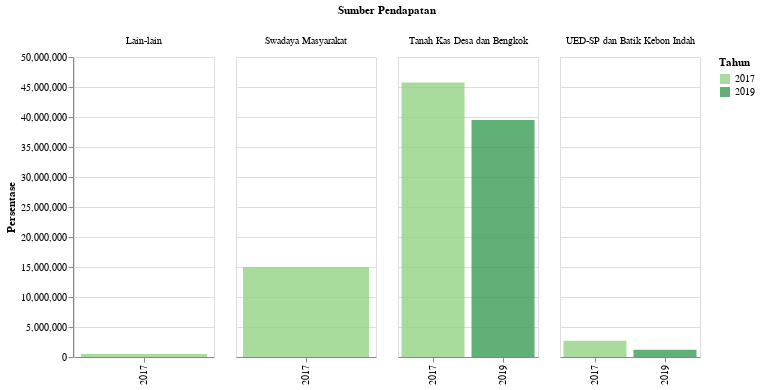

Notebook code for this chart:
### Markdown cell above
<h2>Sumber Pendapatan Asli Desa</h2>

### Code cell
df_1s = data2('Sumber Pendapatan Asli Desa')
df_1s = df_1s.dropna()
df_1s['Jumlah'] = 'Rp ' + round((df_1s['N'].astype(float)/1000000),1).astype(str) + ' Juta'
plot1s = plot_3(df_1s,'Persentase','Sumber Pendapatan',140)
plot1s

### Figure 1 — Vega-Lite specification as saved in the notebook (floating-point values rounded to 4 significant figures)
{"config": {"view": {"continuousWidth": 400, "continuousHeight": 300}}, "data": {"name": "data-8c09fd469877cdb03ecaaf99fba9331a"}, "mark": {"type": "bar", "opacity": 0.8}, "encoding": {"color": {"condition": {"type": "nominal", "field": "Tahun", "scale": {"scheme": "yellowgreen"}, "selection": "selector256"}, "value": "lightgray"}, "column": {"type": "nominal", "field": "Keterangan", "title": "Sumber Pendapatan"}, "tooltip": [{"type": "quantitative", "field": "Tahun"}, {"type": "nominal", "field": "Keterangan"}, {"type": "nominal", "field": "Jumlah"}, {"type": "nominal", "field": "Satuan"}], "x": {"type": "ordinal", "field": "Tahun", "title": ""}, "y": {"type": "quantitative", "axis": {"tickMinStep": 1}, "field": "N", "title": "Persentase"}}, "resolve": {"scale": {"x": "independent"}}, "selection": {"selector256": {"type": "single", "encodings": ["x", "color"]}, "selector272": {"type": "interval", "bind": "scales", "encodings": ["x", "y"]}}, "width": 140, "$schema": "https://vega.github.io/schema/vega-lite/v4.8.1.json", "datasets": {"data-8c09fd469877cdb03ecaaf99fba9331a": [{"Tahun": 2017, "Kode": 5, "Data": "Keuangan dan Pendapatan Desa", "Kode Kategori": 5.2, "Kategori": "Sumber Pendapatan Asli Desa", "Keterangan": "Tanah Kas Desa dan Bengkok", "N": 45750000.0, "Satuan": "Rupiah", "Jumlah": "Rp 45.8 Juta"}, {"Tahun": 2017, "Kode": 5, "Data": "Keuangan dan Pendapatan Desa", "Kode Kategori": 5.2, "Kategori": "Sumber Pendapatan Asli Desa", "Keterangan": "UED-SP dan Batik Kebon Indah", "N": 2700000.0, "Satuan": "Rupiah", "Jumlah": "Rp 2.7 Juta"}, {"Tahun": 2017, "Kode": 5, "Data": "Keuangan dan Pendapatan Desa", "Kode Kategori": 5.2, "Kategori": "Sumber Pendapatan Asli Desa", "Keterangan": "Swadaya Masyarakat", "N": 15000000.0, "Satuan": "Rupiah", "Jumlah": "Rp 15.0 Juta"}, {"Tahun": 2017, "Kode": 5, "Data": "Keuangan dan Pendapatan Desa", "Kode Kategori": 5.2, "Kategori": "Sumber Pendapatan Asli Desa", "Keterangan": "Lain-lain", "N": 500000.0, "Satuan": "Rupiah", "Jumlah": "Rp 0.5 Juta"}, {"Tahun": 2019, "Kode": 5, "Data": "Keuangan dan Pendapatan Desa", "Kode Kategori": 5.2, "Kategori": "Sumber Pendapatan Asli Desa", "Keterangan": "Tanah Kas Desa dan Bengkok", "N": 39500000.0, "Satuan": "Rupiah", "Jumlah": "Rp 39.5 Juta"}, {"Tahun": 2019, "Kode": 5, "Data": "Keuangan dan Pendapatan Desa", "Kode Kategori": 5.2, "Kategori": "Sumber Pendapatan Asli Desa", "Keterangan": "UED-SP dan Batik Kebon Indah", "N": 1200000.0, "Satuan": "Rupiah", "Jumlah": "Rp 1.2 Juta"}]}}
